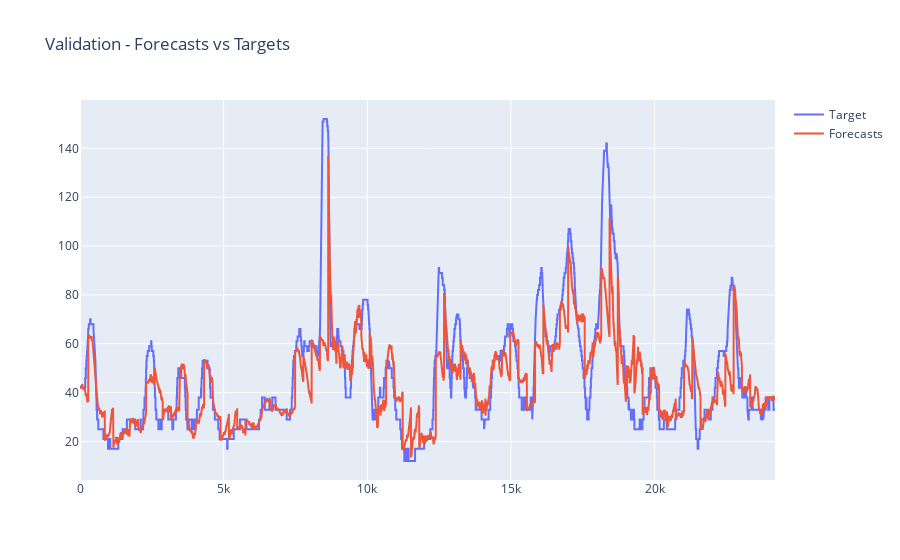

Here is the notebook cell this chart was saved with:
### Code cell
pred_1 = []

for i in range(3, len(prediction), 4):
    pred_1.append(prediction[i])
    
pred_1 = np.asarray(pred_1)
    
test_1 = []

for i in range(3, len(y_val), 4):
    test_1.append(y_val[i])
    
test_1 = np.asarray(test_1)

print(pred_1.shape)
print(test_1.shape)

y_pred = np.reshape(pred_1, ( len(pred_1) * len(pred_1[0])))
y_test_1 = np.reshape(test_1, (len(test_1) * len(test_1[0])))

print(y_pred)
print(y_test_1)

fig_val = go.Figure()

fig_val.add_trace(
    go.Scatter( y = list(y_test_1), name = 'Target'))

fig_val.add_trace(
     go.Scatter( y = list(y_pred), name = 'Forecasts'))

fig_val.update_layout( title_text = "Validation - Forecasts vs Targets")

### Figure 1 — Plotly figure (JSON) as saved in the notebook; plotly's stock layout.template omitted (floating-point values rounded to 4 significant figures; data arrays with more than 128 entries replaced by an {"elided": "..."} marker saying what was removed)
{"data": [{"name": "Target", "type": "scatter", "y": {"elided": "24192 int values"}}, {"name": "Forecasts", "type": "scatter", "y": {"elided": "24192 float values"}}], "layout": {"title": {"text": "Validation - Forecasts vs Targets"}}}
